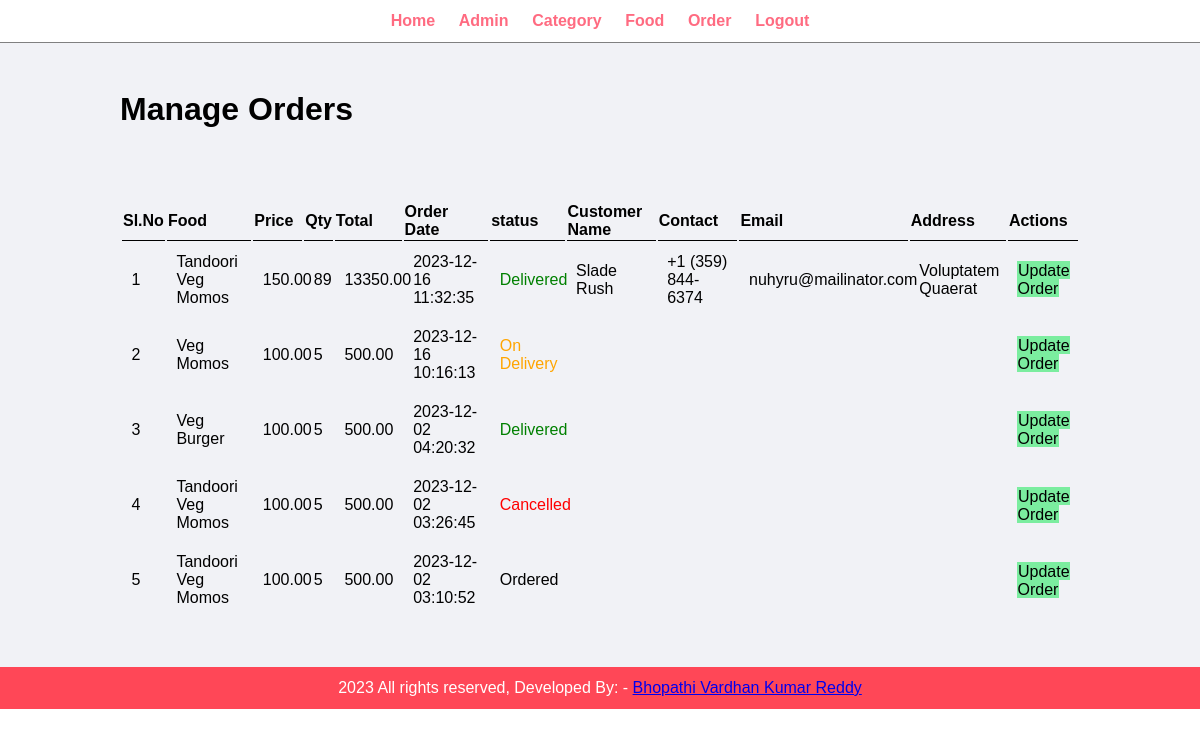
The page /food_order/admin/manage-order.php (signed in) on the database its author committed.
### tables this page shows
CREATE TABLE `tbl_order` (
  `id` int(10) UNSIGNED NOT NULL,
  `food` varchar(150) NOT NULL,
  `price` decimal(10,2) NOT NULL,
  `qty` int(11) NOT NULL,
  `total` decimal(10,2) NOT NULL,
  `order_date` datetime NOT NULL,
  `status` varchar(50) NOT NULL,
  `customer_name` varchar(150) NOT NULL,
  `customer_contact` varchar(20) NOT NULL,
  `customer_email` varchar(150) NOT NULL,
  `customer_address` varchar(255) NOT NULL,
  `created_at` timestamp NOT NULL DEFAULT CURRENT_TIMESTAMP,
  `updated_at` timestamp NOT NULL DEFAULT CURRENT_TIMESTAMP ON UPDATE CURRENT_TIMESTAMP
);

### food_order/admin/manage-order.php (the view, shortened to what this page needs)
<?php include('../admin/partials/menu.php'); ?>
<div class="main-content">
    <div class="wrapper">
        <h1>Manage Orders</h1>
        <br><br>
        <br><br>
        <table class="tbl-full" >
            <tr>
                <th>Sl.No</th>
                <th>Food</th>
                <th>Price</th>
                <th>Qty</th>
                <th>Total</th>
                <th>Order Date</th>
                <th>status</th>
                <th>Customer Name</th>
                <th>Contact</th>
                <th>Email</th>
                <th>Address</th>
                <th>Actions</th>
            </tr>
            <?php
            $sql = "Select * from tbl_order ORDER BY id DESC";
            $res = mysqli_query($conn, $sql);
            $count = mysqli_num_rows($res);
            $sn = 1;
            if($count>0){
                while ($row=mysqli_fetch_assoc($res)){
                    $id = $row['id'];
                    $food = $row['food'];
                    $price = $row['price'];
                    $qty = $row['qty'];
                    $total = $row['total'];
                    $order_date = $row['order_date'];
                    $status = $row['status'];
                    $customer_name = $row['customer_name'];
                    $customer_contact = $row['customer_contact'];
                    $customer_email = $row['customer_email'];
                    $customer_address = $row['customer_address'];
                ?>
                <tr>
                    <td><?php echo $sn++; ?></td>
                    <td><?php echo $food; ?></td>
                    <td><?php echo $price; ?></td>
                    <td><?php echo $qty; ?></td>
                    <td><?php echo $total; ?></td>
                    <td><?php echo $order_date; ?></td>
                    <td>
                        <?php
                        if ($status=="Ordered"){
                            echo "<label>$status</label>";
                        }
                        elseif ($status=="On Delivery"){
                            echo "<label style='color: orange;''>$status</label>";
                        }
                        elseif ($status=="Delivered"){
                            echo "<label style='color:green;'>$status</label>";
                        }
                        elseif ($status=="Cancelled"){
                            echo "<label style='color:red;'>$status</label>";
                        }
                        ?>
                    </td>
                    <td><?php echo $customer_name; ?></td>
                    <td><?php echo $customer_contact; ?></td>
                    <td><?php echo $customer_email; ?></td>
                    <td><?php echo $customer_address;?></td>
                    <td>
                        <a href="<?php echo SITEURL;?>admin/update-order.php?id=<?php echo $id; ?>" class="btn-secondary">Update Order</a>
                    </td>
                </tr>
                <?php
                }
            }
            else{
                echo "<tr><td colspan='12' class='error'>Orders Not Avaliable</td></tr>";
            }
            ?>
        </table>
    </div>
</div>
<?php include('../admin/partials/footer.php'); ?>

### food_order/css/admin.css (style rules this page uses)
* { margin:0; padding:0; font-family: Arial, Helvetica, sans-serif; }
.wrapper { padding:1%; width: 80%; margin:0 auto; }
.tbl-full { width:100%; }
table tr th { border-bottom: 1px solid black; padding: 1px; text-align:left; }
table tr td { padding:1%; }
.btn-secondary { background-color: #7bed9f; padding: 1%; color:black ; text-decoration: none ; }
.main-content { background-color: #f1f2f6; padding: 3% 0 ; }

### rows shown on the page
tbl_order: food "Tandoori Veg Momos", price "150.00", qty "89", total "13350.00", order_date "2023-12-16 11:32:35", status "Delivered", customer_name "Slade Rush", customer_contact "+1 (359) 844-6374", customer_email "nuhyru@mailinator.com", customer_address "Voluptatem Quaerat"
tbl_order: food "Veg Momos", price "100.00", qty "5", total "500.00", order_date "2023-12-16 10:16:13", status "On Delivery"
tbl_order: food "Veg Burger", price "100.00", qty "5", total "500.00", order_date "2023-12-02 04:20:32", status "Delivered"
tbl_order: food "Tandoori Veg Momos", price "100.00", qty "5", total "500.00", order_date "2023-12-02 03:26:45", status "Cancelled"
tbl_order: food "Tandoori Veg Momos", price "100.00", qty "5", total "500.00", order_date "2023-12-02 03:10:52", status "Ordered"
